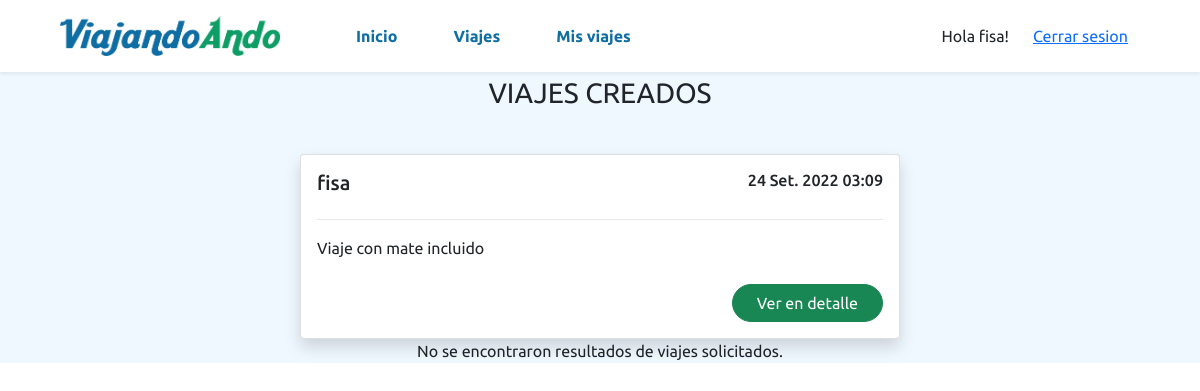
Before: /viajes/misviajes (signed in) with the older database file.
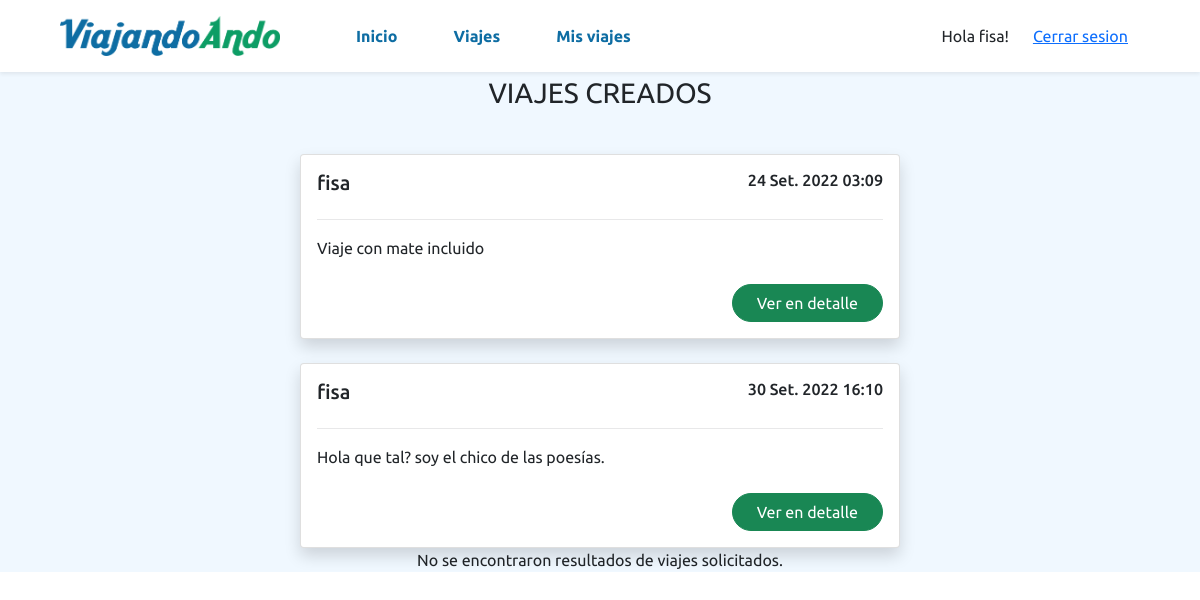
After: the same page with the newer database file.
### viajes/models.py (models this page shows, shortened)
class Viaje(models.Model):
    conductor = models.ForeignKey(Conductor,on_delete=models.CASCADE, related_name='conductor_set')
    datetime = models.DateTimeField(blank=True, null=True, default=None)
    fecha = models.DateField(blank=True, null=True, default=None)
    hora = models.TimeField(blank=True, null=True, default=None)
    ciudad_origen = models.ForeignKey(Ciudad,on_delete=models.CASCADE, related_name='ciudad_origen_set')
    ciudad_destino = models.ForeignKey(Ciudad,on_delete=models.CASCADE, related_name='ciudad_destino_set')
    pasajeros = models.ManyToManyField(User, through='UsuarioPeticion')
    imagen_vehiculo = models.ImageField(upload_to="images/")
    descripcion = models.CharField(max_length=250)
    capacidad = models.PositiveIntegerField()
    ocupados = models.PositiveIntegerField(default=0)
    class Meta:
        constraints = [
            models.UniqueConstraint(
                fields=['conductor', 'datetime'], name='unique_conductor_datetime_combination'
            )
        ]

### users/models.py (models this page shows)
class Conductor(models.Model):
    user = models.OneToOneField(User, on_delete=models.CASCADE, primary_key=True)
    licencia = models.CharField(max_length=250)
    foto_perfil = models.ImageField(upload_to="images/", null=True, default=None)
    celular = models.BigIntegerField(blank=True, null=True, default=None);
    def __str__(self):
        string = str(self.user.username)
        return string

### viajes/views.py (the view)
# urls.py: path("viajes/misviajes", viajes_views.mis_viajes, name="mis viajes"),
@login_required
def mis_viajes(request):
	if request.method == "GET":
		conductor = Conductor.objects.get(user_id=request.user.id)
		viajes_creados = Viaje.objects.filter(conductor_id=conductor)
		viajes_solicitados = UsuarioPeticion.objects.filter(user_id=request.user)
	return render(request, "viajes/mis_viajes.html", {'viajes_solicitados': viajes_solicitados, 'viajes_creados': viajes_creados})

### viajes/templates/viajes/mis_viajes.html (shortened to what this page needs)
{% extends 'base.html' %}
{% load static %}
{% block content_viaje %}
<div class="viajes">
  {% if viajes_creados|length == 0 %}
    <p class="text-center">No se encontraron resultados de viajes creados.</p>
  {% else %}
    <p class="text-center fs-3">VIAJES CREADOS</p>
    {% for viaje in viajes_creados %}
      <div class="d-flex justify-content-center pt-4">
        <div class="card shadow rounded cardViaje">
          <div class="card-body">
            <div class="d-flex justify-content-between">
              <h5 class="card-title d-inline">{{viaje.conductor}}</h5>
              <h6 class="text-end d-inline">{{viaje.datetime}}</h6>
            </div>
            <hr>
              <p class="card-text mb-4">{{viaje.descripcion}}</p>
              <div class="d-flex justify-content-end">
                <a class="btn btn-success text-center px-4 rounded-pill" href="misviajes/{{viaje.id}}">Ver en detalle</a>
              </div>
          </div>
        </div>
      </div>
    {% endfor %}
  {% endif %}
  <div class="viajes">
    {% if viajes_solicitados|length == 0 %}
      <p class="text-center">No se encontraron resultados de viajes solicitados.</p>
    {% endif %}
</div>
{% endblock %}

### viajes/templates/base.html (shortened to what this page needs)
{% load static %}
<!DOCTYPE html>
<html lang="es">
<head>
  <link href="https://cdn.jsdelivr.net/npm/bootstrap@5.1.3/dist/css/bootstrap.min.css" rel="stylesheet">
  <link rel="stylesheet" href="{% static 'viajes/css/styles.css' %}" type="text/css">
</head>
<body>
  <header>
    <nav class="navbar navbar-expand-lg px-md-5 shadow-sm">
      <div class="container-fluid">
        <a href="/"><img class="logo" src="{% static 'viajes/img/logo.png' %}" alt="Logo"></a>
          <div class="collapse navbar-collapse" id="navbarSupportedContent">
              <div class="container-fluid d-flex justify-content-between p py-2">
                <ul class="navbar-nav gap-lg-4 ps-lg-5">
                    <li class="nav-item">
                      <a class="nav-link px-3 fw-bold itemNav rounded-pill" aria-current="page" href="/">Inicio</a>
                    </li>
                    <li class="nav-item">
                      <a class="nav-link px-3 fw-bold itemNav rounded-pill" href="{% url 'viajes' %}">Viajes</a>
                    </li>
                    <li class="nav-item">
                      <a class="nav-link px-3 fw-bold itemNav rounded-pill" href="{% url 'mis viajes' %}">Mis viajes</a>
                    </li>
                </ul>
                <div class="d-flex align-items-center justify-content-between gap-4">
                  {% if user.is_authenticated %}
                    Hola {{ user.username }}!
                    <a href="{% url 'logout' %}">Cerrar sesion</a>
                  {% else %}
                      <a class="text-decoration-none" href="{% url 'register' %}">Registrarse</a>
                      <a class="btn btn-primary" href="{% url 'login' %}">Iniciar Sesion</a>
                  {% endif %}
                </div>
              </div>
          </div>
      </div>
    </nav>
  </header>
  <main>
    {% block content_viaje %}
    {% endblock %}
  </main>
</body>
</html>

### viajes/static/viajes/css/styles.css (style rules this page uses)
body { font-family: 'Ubuntu', sans-serif; }
.logo { width: 220px; }
main { background-color: aliceblue; }
hr { opacity: 0.1; }
.itemNav { color: #0e6da3; }
.cardViaje { width: 600px; min-width: 300px; }

Changed rows visible on the page:
added Viaje: conductor "fisa", datetime "30 Set. 2022 16:10", descripcion "Hola que tal? soy el chico de las poesías."
